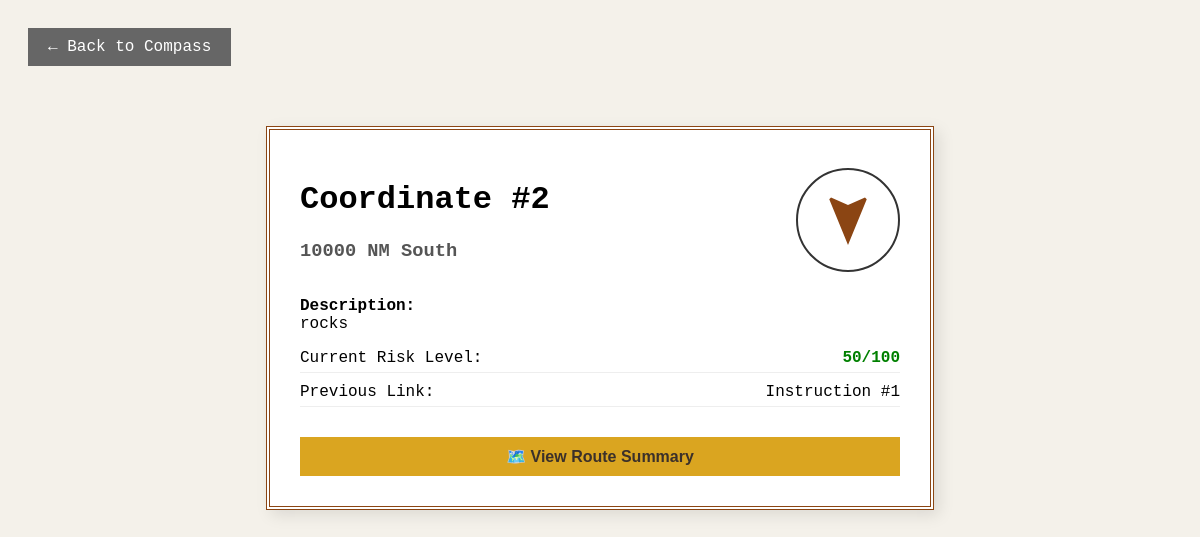
The app's page /instructions/2/ with its own data.
### compass/models.py (models this page shows, shortened)
class Instruction(models.Model):
    DIRECTION_CHOICES = [
        ('N', 'North'),
        ('NE', 'North-East'),
        ('E', 'East'),
        ('SE', 'South-East'),
        ('S', 'South'),
        ('SW', 'South-West'),
        ('W', 'West'),
        ('NW', 'North-West'),
    ]
    DIRECTION_DEGREES = {
        'N': 0, 'NE': 45, 'E': 90, 'SE': 135,
        'S': 180, 'SW': 225, 'W': 270, 'NW': 315
    }
    direction = models.CharField(max_length=2, choices=DIRECTION_CHOICES)
    distance = models.IntegerField(
        validators=[MinValueValidator(1)],
        help_text="Distance in nautical miles (must be positive)"
    )
    description = models.TextField(
        help_text="Details about landmarks or hazards")
    risk_level = models.IntegerField(
        validators=[MinValueValidator(0), MaxValueValidator(100)],
        help_text="Risk level from 0 (safe) to 100 (deadly)"
    )
    previous_instruction = models.ForeignKey(
        'self',
        on_delete=models.SET_NULL,
        null=True,
        blank=True,
        related_name='next_step',
        verbose_name="Previous Instruction"
    )
    def get_rotation_degrees(self):
        return self.DIRECTION_DEGREES.get(self.direction, 0)
    def get_route_summary(self):
        total_distance = 0
        total_risk = 0
        count = 0
        current = self
        while current:
            total_distance += current.distance
            total_risk += current.risk_level
            count += 1
            current = current.previous_instruction
        avg_risk = total_risk / count if count > 0 else 0
        return {
            'total_distance': total_distance,
            'average_risk': round(avg_risk, 1),
            'step_count': count
        }

### compass/views.py (the view)
def instruction_detail_view(request, instruction_id):
    instruction = get_object_or_404(Instruction, id=instruction_id)
    summary_data = instruction.get_route_summary()
    context = {
        'instruction': instruction,
        'summary': summary_data,
    }
    return render(request, 'instruction_detail.html', context)

### compass/templates/instruction_detail.html (shortened to what this page needs)
<!DOCTYPE html>
<html lang="en">
<head>
</head>
<body>
    <a href="{% url 'compass' %}" class="btn btn-back">← Back to Compass</a>
    <div class="card">
        <div class="header">
            <div>
                <h1>Coordinate #{{ instruction.id }}</h1>
                <h3 style="color: #555;">{{ instruction.distance }} NM {{ instruction.get_direction_display }}</h3>
            </div>
            <div class="compass-visual">
                <svg class="arrow" viewBox="0 0 24 24" style="transform: rotate({{ instruction.get_rotation_degrees }}deg);">
                    <path fill="#8b4513" d="M12 2L4.5 20.29L5.21 21L12 18L18.79 21L19.5 20.29L12 2Z" />
                </svg>
            </div>
        </div>
        <p><strong>Description:</strong><br>{{ instruction.description }}</p>
        <div class="stat-row">
            <span>Current Risk Level:</span>
            <span class="{% if instruction.risk_level > 50 %}risk-high{% else %}risk-low{% endif %}">
                {{ instruction.risk_level }}/100
            </span>
        </div>
        <div class="stat-row">
            <span>Previous Link:</span>
            <span>
                {% if instruction.previous_instruction %}
                    Instruction #{{ instruction.previous_instruction.id }}
                {% else %}
                    <em>Start of Route</em>
                {% endif %}
            </span>
        </div>
        <button class="btn btn-summary" onclick="toggleSummary()">🗺️ View Route Summary</button>
    </div>
</body>
</html>

### compass/templates/instruction_detail.html (style rules this page uses)
body { font-family: 'Courier New', Courier, monospace; background-color: #f4f1ea; padding: 20px; }
.card { max-width: 600px; margin: 40px auto; background: white; padding: 30px; border: 4px double #8b4513; box-shadow: 5px 5px 15px rgba(0,0,0,0.1); }
.header { display: flex; justify-content: space-between; align-items: center; }
.compass-visual { width: 100px; height: 100px; border: 2px solid #333; border-radius: 50%; display: flex; align-items: center; justify-content: center; background: #fff; }
.arrow { width: 60px; height: 60px; transition: transform 0.5s ease; }
.stat-row { display: flex; justify-content: space-between; margin: 10px 0; border-bottom: 1px solid #eee; padding-bottom: 5px; }
.risk-low { color: green; font-weight: bold; }
.btn { cursor: pointer; padding: 10px 20px; border: none; font-size: 1em; }
.btn-back { background: #666; color: white; text-decoration: none; display: inline-block; margin-bottom: 20px; }
.btn-summary { background: #daa520; color: #3b302a; width: 100%; margin-top: 20px; font-weight: bold; }

### records on screen
Instruction: id "2", distance "10000", direction "South", description "rocks", risk_level "50", previous_instruction.id "1"
